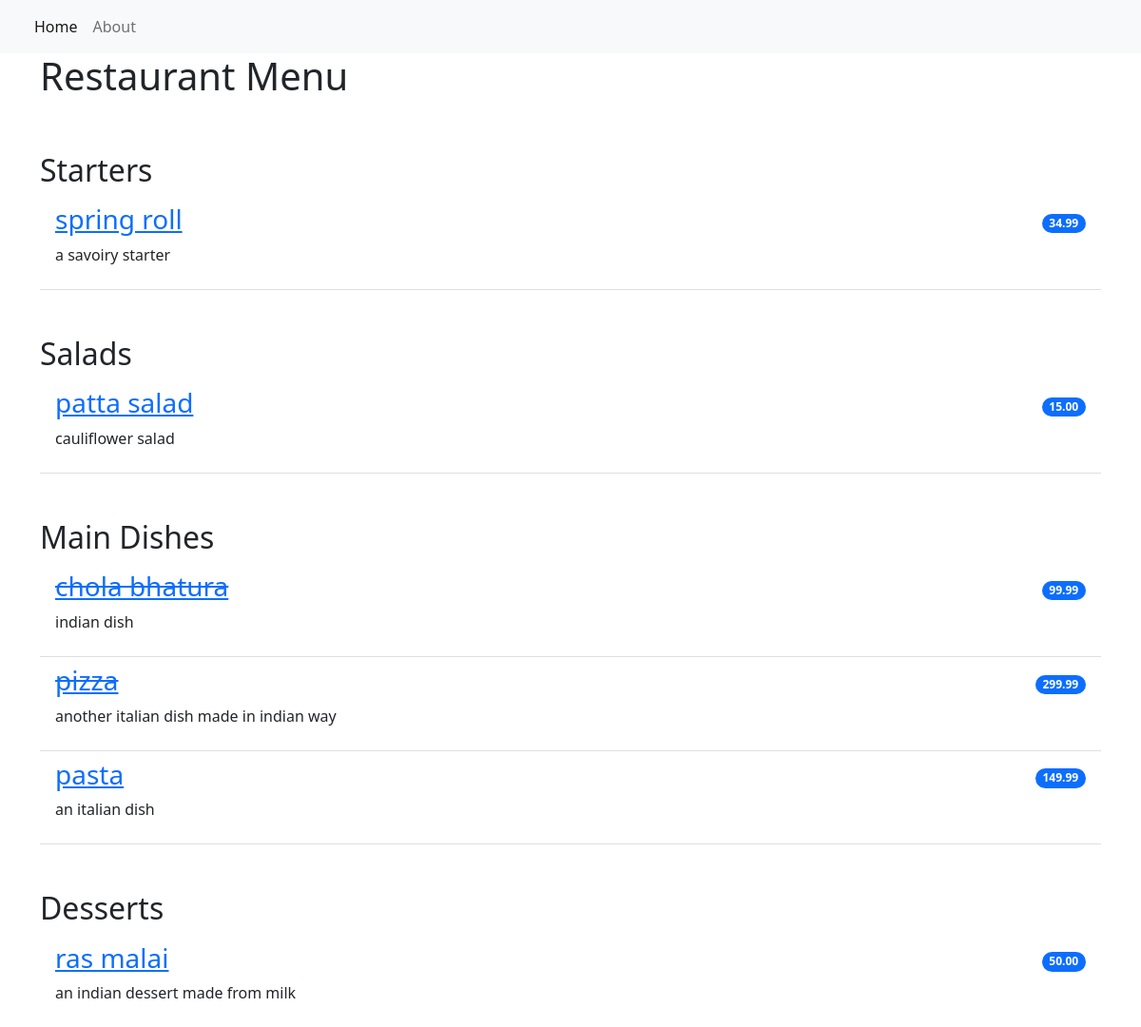
The page / on the database its author committed.
### restaurant_menu/models.py (models this page shows, shortened)
class Item(models.Model):
    meal = models.CharField(max_length=1000, unique=True)
    description = models.CharField(max_length=2000)
    price = models.DecimalField(max_digits=10, decimal_places=2)
    meal_type = models.CharField(max_length=200, choices=MEAL_TYPES)
    author = models.ForeignKey(User, on_delete=models.PROTECT)
    status = models.IntegerField(choices=STATUS, default=1)
    date_created = models.DateTimeField(auto_now_add=True)
    date_updated = models.DateTimeField(auto_now=True)

### restaurant_menu/views.py (the view)
# urls.py: path('', views.MenuList.as_view(), name='home'),
class MenuList(generic.ListView):
    queryset = Item.objects.order_by("-date_created")
    template_name = "index.html"
    def get_context_data(self, **kwargs):
        context = super().get_context_data(**kwargs)
        context['meals'] = MEAL_TYPES
        return context

### templates/index.html
{% extends 'base.html' %}
{% block content %}
<div class="container">
  <h1>Restaurant Menu</h1>
    <ul class="list-group list-group-flush">
        {% for meal in meals %}
            <h2 class="pt-5">{{ meal.1 }}</h2>
                {% for row in item_list %}
                    {% if row.meal_type == meal.0 %}
                        {% if row.status == 0 %}
                        <li class="list-group-item d-flex justify-content-between align-items-center border-0 pb-0">
                            <a href="{% url 'menu_item' row.pk %}"><h3><del>{{ row.meal }}</del></h3></a>
                            <span class="badge bg-primary rounded-pill">{{ row.price }}</span>
                        </li>
                        <li class="list-group-item pt-0">
                            <p>{{ row.description }}</p>
                        </li>
                        {% else %}
                        <li class="list-group-item d-flex justify-content-between align-items-center border-0 pb-0">
                            <a href="{% url 'menu_item' row.pk %}"><h3>{{ row.meal }}</h3></a>
                            <span class="badge bg-primary rounded-pill">{{ row.price }}</span>
                        </li>
                        <li class="list-group-item pt-0">
                            <p>{{ row.description }}</p>
                        </li>
                        {% endif %}
                    {% endif %}
                {% endfor %}
        {% endfor %}
    </ul>
</div>
{% endblock content %}

### templates/base.html (shortened to what this page needs)
<!DOCTYPE html>
<html lang="en">
    <head>
        <link href="https://cdn.jsdelivr.net/npm/bootstrap@5.2.0-beta1/dist/css/bootstrap.min.css" rel="stylesheet">
    </head>
    <body>
        <nav class="navbar navbar-expand-lg bg-light">
            <div class="container-fluid">
                <div class="collapse navbar-collapse" id="navbarNav">
                    <ul class="navbar-nav">
                         <li class="nav-item">
                            <a class="nav-link active" aria-current="page" href="{% url 'home' %}">Home</a>
                        </li>
                        <li class="nav-item">
                            <a class="nav-link" aria-current="page" href="{% url 'home' %}">About</a>
                        </li>
                    </ul>
                </div>
            </div>
        </nav>
        {% block content %}
        {% endblock content %}
    </body>
</html>

### rows shown on the page
Item: meal "spring roll", price "34.99", description "a savoiry starter"
Item: meal "patta salad", price "15.00", description "cauliflower salad"
Item: meal "chola bhatura", price "99.99", description "indian dish"
Item: meal "pizza", price "299.99", description "another italian dish made in indian way"
Item: meal "pasta", price "149.99", description "an italian dish"
Item: meal "ras malai", price "50.00", description "an indian dessert made from milk"

### other values the page prints
{{ meal.1 }} "Starters" "Salads" "Main Dishes" "Desserts"
